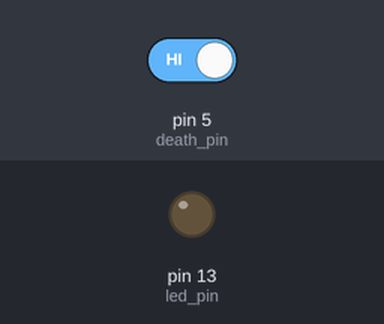
The sketch below on a simulated Arduino Uno, built with avr-gcc and run on an emulated ATmega328P. Parts: output pins drawn as LEDs (lit = HIGH). Inputs (shaded band) come from the test bench; at power-on: pin 5 (death_pin) HIGH. The ROS host is connected and sends only what is stated.

Above: at 1.2 s.
1.3 s: pin 5 (death_pin) driven LOW
At 1.8 s:
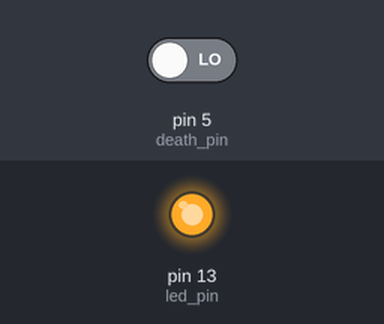
2.8 s: pin 5 (death_pin) driven HIGH
At 4.1 s:
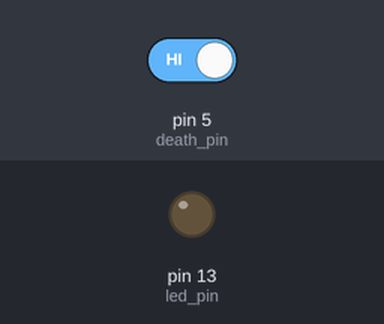
Timing chart, 0 to 5.8 s (numbered marks = the images above; inputs shaded):
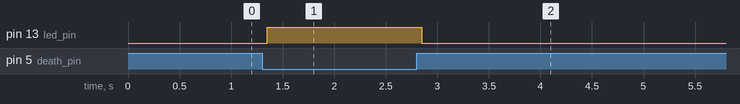

Measured:
- after the input at 1.3 s, pin 13 (led_pin): LOW → HIGH after 0.05 s
- after the input at 2.8 s, pin 13 (led_pin): HIGH → LOW after 0.05 s

The sketch:

kill_switch.ino
```cpp
/*
  Kill Switch
  Aamoy Gupta - aamoyg@linux.ucla.edu
  Ed Solis - edsolis1@engineering.ucla.edu
  Description: The dead-man's switch is connected to pin 5 and gnd;
               this program indicates if bumper button(s) is/are
               pushed and publishes bumper state to appropriate
               rostopic
  Testing: roscore
  rosrun rosserial_python serial_node.py /devttyUSB1
    ^-  current handling this process is at /devttyUSB1
        [make sure IDE settings are correct before upload]
  rostopic echo dead
 */

#include <ros.h>
#include <std_msgs/Bool.h>

ros::NodeHandle nh;

std_msgs::Bool death_msg;
ros::Publisher pub_death("dead", &death_msg);

const int death_pin = 5;
const int led_pin = 13;

bool death_last_reading;
long death_last_debounce_time=0;
long debounce_delay=50;
bool death_published = true;

void setup()
{
  nh.initNode();
  nh.advertise(pub_death);

  //initialize an LED output pin
  //and a input pin for our push button
  pinMode(led_pin, OUTPUT);
  pinMode(death_pin, INPUT);

  //Enable the pullup resistor on the button
  PORTD |= (1<<PD7);

  //The button is a normally button
  death_last_reading = ! digitalRead(death_pin);
}

void loop()
{

  bool death_reading = ! digitalRead(death_pin);

  if (death_last_reading!= death_reading){
      death_last_debounce_time = millis();
      death_published = false;
  }

  // if the button value has not changed for the debounce delay,
  // we know it's stable
  if ( !death_published && (millis() - death_last_debounce_time)
  	> debounce_delay)
  {
    digitalWrite(led_pin, death_reading);
    death_msg.data = death_reading;
    pub_death.publish(&death_msg);
    death_published = true;
  }

  death_last_reading = death_reading;

  nh.spinOnce();
}
```
